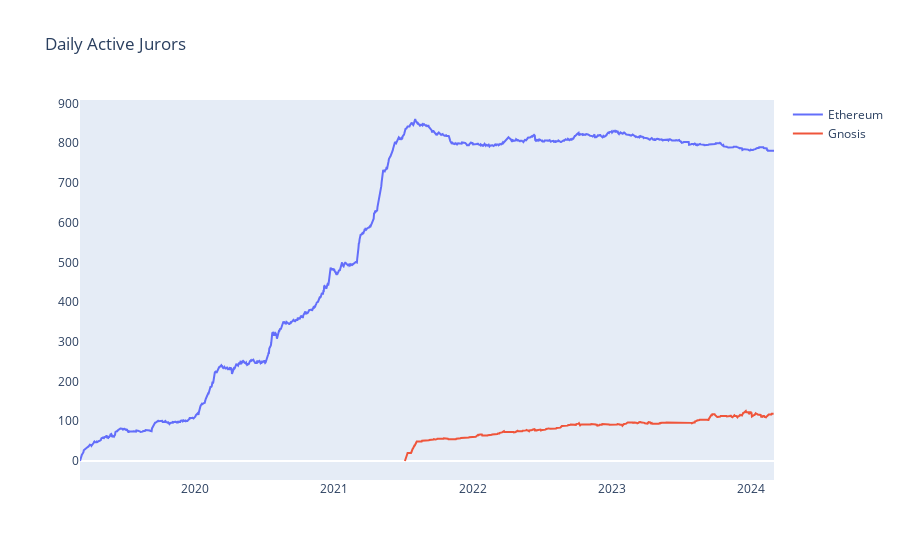

Write notebook code for a chart like this one.
### Code cell
fig = go.Figure(data=[
    go.Scatter(x=active_jurors_eth.index, y=active_jurors_eth['active_jurors'], mode="lines", name="Ethereum"),
    go.Scatter(x=active_jurors_gno.index, y=active_jurors_gno['active_jurors'], mode="lines", name="Gnosis"),
    ]
    )
fig.update_layout(
     xaxis=dict(showgrid=False), 
     yaxis=dict(showgrid=False),
     title=dict(text="Daily Active Jurors")
)
fig.show()

### Figure 1 — Plotly figure (JSON) as saved in the notebook; plotly's stock layout.template omitted (floating-point values rounded to 4 significant figures; data arrays with more than 128 entries replaced by an {"elided": "..."} marker saying what was removed)
{"data": [{"mode": "lines", "name": "Ethereum", "type": "scatter", "x": {"elided": "1823 str values"}, "y": {"elided": "1823 int values"}}, {"mode": "lines", "name": "Gnosis", "type": "scatter", "x": {"elided": "969 str values"}, "y": {"elided": "969 int values"}}], "layout": {"title": {"text": "Daily Active Jurors"}, "xaxis": {"showgrid": false}, "yaxis": {"showgrid": false}}}
